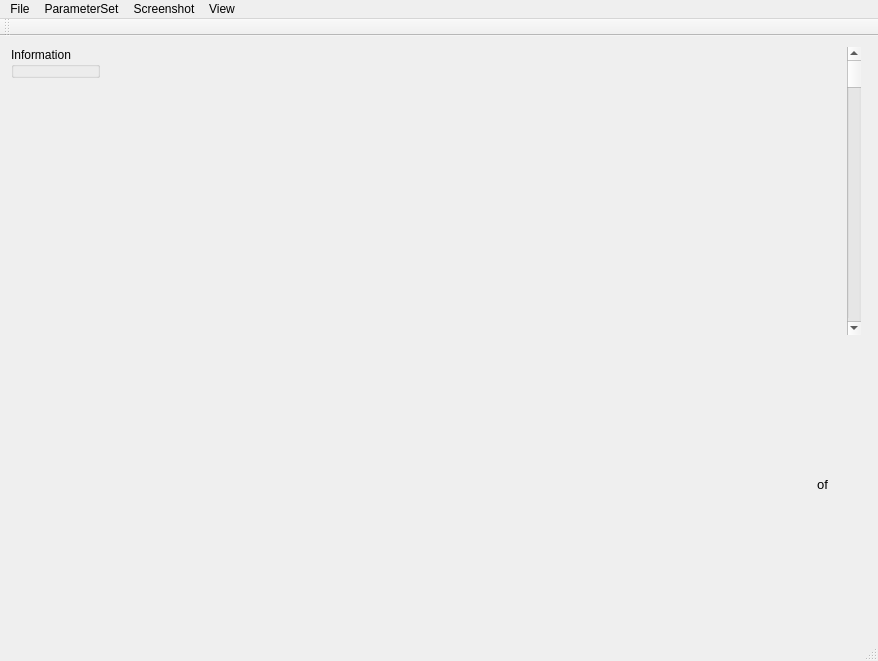
<?xml version="1.0" encoding="UTF-8"?>
<ui version="4.0">
 <class>ImageToSTL</class>
 <widget class="QMainWindow" name="ImageToSTL">
  <property name="geometry">
   <rect>
    <x>0</x>
    <y>0</y>
    <width>878</width>
    <height>661</height>
   </rect>
  </property>
  <property name="windowTitle">
   <string>ImageToSTL</string>
  </property>
  <widget class="QWidget" name="centralWidget">
   <layout class="QHBoxLayout" name="horizontalLayout">
    <item>
     <layout class="QGridLayout" name="gridLayout_3">
      <item row="0" column="0">
       <widget class="QGroupBox" name="groupBox">
        <property name="enabled">
         <bool>true</bool>
        </property>
        <property name="title">
         <string>Information</string>
        </property>
        <widget class="QLabel" name="label_2">
         <property name="geometry">
          <rect>
           <x>10</x>
           <y>30</y>
           <width>181</width>
           <height>16</height>
          </rect>
         </property>
         <property name="text">
          <string>Cursor position(x,y,z):</string>
         </property>
        </widget>
        <widget class="QLabel" name="labelXCoordinate">
         <property name="geometry">
          <rect>
           <x>10</x>
           <y>50</y>
           <width>41</width>
           <height>21</height>
          </rect>
         </property>
         <property name="frameShape">
          <enum>QFrame::Box</enum>
         </property>
         <property name="frameShadow">
          <enum>QFrame::Sunken</enum>
         </property>
         <property name="text">
          <string/>
         </property>
        </widget>
        <widget class="QLabel" name="labelZCoordinate">
         <property name="geometry">
          <rect>
           <x>110</x>
           <y>50</y>
           <width>41</width>
           <height>21</height>
          </rect>
         </property>
         <property name="frameShape">
          <enum>QFrame::Box</enum>
         </property>
         <property name="frameShadow">
          <enum>QFrame::Sunken</enum>
         </property>
         <property name="text">
          <string/>
         </property>
        </widget>
        <widget class="QLabel" name="labelYCoordinate">
         <property name="geometry">
          <rect>
           <x>60</x>
           <y>50</y>
           <width>41</width>
           <height>21</height>
          </rect>
         </property>
         <property name="frameShape">
          <enum>QFrame::Box</enum>
         </property>
         <property name="frameShadow">
          <enum>QFrame::Sunken</enum>
         </property>
         <property name="text">
          <string/>
         </property>
        </widget>
        <widget class="QLabel" name="label_3">
         <property name="geometry">
          <rect>
           <x>10</x>
           <y>80</y>
           <width>191</width>
           <height>21</height>
          </rect>
         </property>
         <property name="text">
          <string>Intensity under cursor:</string>
         </property>
        </widget>
        <widget class="QLabel" name="label_4">
         <property name="geometry">
          <rect>
           <x>10</x>
           <y>100</y>
           <width>85</width>
           <height>21</height>
          </rect>
         </property>
         <property name="frameShape">
          <enum>QFrame::Box</enum>
         </property>
         <property name="frameShadow">
          <enum>QFrame::Sunken</enum>
         </property>
         <property name="text">
          <string>&lt;html&gt;&lt;head/&gt;&lt;body&gt;&lt;p align=&quot;center&quot;&gt;Layer&lt;/p&gt;&lt;/body&gt;&lt;/html&gt;</string>
         </property>
        </widget>
        <widget class="QLabel" name="labelImageName">
         <property name="geometry">
          <rect>
           <x>10</x>
           <y>120</y>
           <width>85</width>
           <height>21</height>
          </rect>
         </property>
         <property name="frameShape">
          <enum>QFrame::Box</enum>
         </property>
         <property name="frameShadow">
          <enum>QFrame::Sunken</enum>
         </property>
         <property name="text">
          <string/>
         </property>
        </widget>
        <widget class="QLabel" name="label_5">
         <property name="geometry">
          <rect>
           <x>94</x>
           <y>100</y>
           <width>85</width>
           <height>21</height>
          </rect>
         </property>
         <property name="frameShape">
          <enum>QFrame::Box</enum>
         </property>
         <property name="frameShadow">
          <enum>QFrame::Sunken</enum>
         </property>
         <property name="text">
          <string>&lt;html&gt;&lt;head/&gt;&lt;body&gt;&lt;p align=&quot;center&quot;&gt;Intensity&lt;/p&gt;&lt;/body&gt;&lt;/html&gt;</string>
         </property>
        </widget>
        <widget class="QLabel" name="labelImageIntensity">
         <property name="geometry">
          <rect>
           <x>94</x>
           <y>120</y>
           <width>85</width>
           <height>21</height>
          </rect>
         </property>
         <property name="frameShape">
          <enum>QFrame::Box</enum>
         </property>
         <property name="frameShadow">
          <enum>QFrame::Sunken</enum>
         </property>
         <property name="text">
          <string/>
         </property>
        </widget>
        <widget class="QLabel" name="label_6">
         <property name="geometry">
          <rect>
           <x>10</x>
           <y>160</y>
           <width>60</width>
           <height>21</height>
          </rect>
         </property>
         <property name="text">
          <string>Level:</string>
         </property>
        </widget>
        <widget class="QLabel" name="label_7">
         <property name="geometry">
          <rect>
           <x>10</x>
           <y>185</y>
           <width>60</width>
           <height>21</height>
          </rect>
         </property>
         <property name="text">
          <string>Window:</string>
         </property>
        </widget>
        <widget class="QDoubleSpinBox" name="lineEditSourceImageLevel">
         <property name="geometry">
          <rect>
           <x>70</x>
           <y>160</y>
           <width>85</width>
           <height>21</height>
          </rect>
         </property>
         <property name="minimum">
          <double>-66000.000000000000000</double>
         </property>
         <property name="maximum">
          <double>66000.000000000000000</double>
         </property>
         <property name="singleStep">
          <double>10.000000000000000</double>
         </property>
        </widget>
        <widget class="QDoubleSpinBox" name="lineEditSourceImageWindow">
         <property name="geometry">
          <rect>
           <x>70</x>
           <y>185</y>
           <width>84</width>
           <height>21</height>
          </rect>
         </property>
         <property name="minimum">
          <double>-66000.000000000000000</double>
         </property>
         <property name="maximum">
          <double>66000.000000000000000</double>
         </property>
         <property name="singleStep">
          <double>10.000000000000000</double>
         </property>
        </widget>
       </widget>
      </item>
      <item row="1" column="0">
       <spacer name="verticalSpacer">
        <property name="orientation">
         <enum>Qt::Vertical</enum>
        </property>
        <property name="sizeHint" stdset="0">
         <size>
          <width>20</width>
          <height>40</height>
         </size>
        </property>
       </spacer>
      </item>
     </layout>
    </item>
    <item>
     <layout class="QGridLayout" name="gridLayout">
      <item row="0" column="1">
       <widget class="QScrollBar" name="sliceSourceImagePosition">
        <property name="enabled">
         <bool>true</bool>
        </property>
        <property name="toolTip">
         <string>Slice selection</string>
        </property>
        <property name="orientation">
         <enum>Qt::Vertical</enum>
        </property>
       </widget>
      </item>
      <item row="0" column="0">
       <widget class="QVTKWidget" name="qvtkWidgetDisplaySourceImage"/>
      </item>
      <item row="0" column="2">
       <widget class="QVTKWidget" name="qvtkWidgetPolyData"/>
      </item>
      <item row="1" column="0">
       <layout class="QGridLayout" name="gridLayout_2">
        <item row="0" column="2">
         <widget class="QLabel" name="divideLineLabel1">
          <property name="text">
           <string>&lt;html&gt;&lt;head/&gt;&lt;body&gt;&lt;p align=&quot;center&quot;&gt;&lt;span style=&quot; font-size:10pt;&quot;&gt;of&lt;/span&gt;&lt;/p&gt;&lt;/body&gt;&lt;/html&gt;</string>
          </property>
         </widget>
        </item>
        <item row="0" column="1">
         <widget class="QLabel" name="labelSourceImageSliceNum">
          <property name="text">
           <string/>
          </property>
         </widget>
        </item>
        <item row="0" column="3">
         <widget class="QLabel" name="labelSourceImageSliceTotal">
          <property name="text">
           <string/>
          </property>
         </widget>
        </item>
        <item row="0" column="0">
         <spacer name="horizontalSpacer">
          <property name="orientation">
           <enum>Qt::Horizontal</enum>
          </property>
          <property name="sizeHint" stdset="0">
           <size>
            <width>40</width>
            <height>20</height>
           </size>
          </property>
         </spacer>
        </item>
       </layout>
      </item>
     </layout>
    </item>
   </layout>
  </widget>
  <widget class="QMenuBar" name="menuBar">
   <property name="geometry">
    <rect>
     <x>0</x>
     <y>0</y>
     <width>878</width>
     <height>26</height>
    </rect>
   </property>
   <widget class="QMenu" name="menuFile">
    <property name="title">
     <string>File</string>
    </property>
    <addaction name="actionOpenImage"/>
    <addaction name="separator"/>
    <addaction name="actionSavePly"/>
    <addaction name="actionSaveSTL"/>
    <addaction name="separator"/>
    <addaction name="actionQuit"/>
   </widget>
   <widget class="QMenu" name="menuParameterSet">
    <property name="title">
     <string>ParameterSet</string>
    </property>
    <addaction name="actionSTLSet"/>
   </widget>
   <widget class="QMenu" name="menuScreenshot">
    <property name="title">
     <string>Screenshot</string>
    </property>
    <addaction name="actionScreenshotLeft"/>
    <addaction name="actionScreenshotRight"/>
   </widget>
   <widget class="QMenu" name="menuView">
    <property name="title">
     <string>View</string>
    </property>
    <addaction name="actionDisplayPly"/>
   </widget>
   <addaction name="menuFile"/>
   <addaction name="menuParameterSet"/>
   <addaction name="menuScreenshot"/>
   <addaction name="menuView"/>
  </widget>
  <widget class="QToolBar" name="mainToolBar">
   <attribute name="toolBarArea">
    <enum>TopToolBarArea</enum>
   </attribute>
   <attribute name="toolBarBreak">
    <bool>false</bool>
   </attribute>
  </widget>
  <widget class="QStatusBar" name="statusBar"/>
  <action name="actionOpenImage">
   <property name="text">
    <string>OpenImage</string>
   </property>
  </action>
  <action name="actionSaveSTL">
   <property name="text">
    <string>SaveSTL</string>
   </property>
  </action>
  <action name="actionSTLSet">
   <property name="text">
    <string>STLSet</string>
   </property>
  </action>
  <action name="actionQuit">
   <property name="text">
    <string>Quit</string>
   </property>
  </action>
  <action name="actionScreenshotLeft">
   <property name="text">
    <string>ScreenshotLeft</string>
   </property>
  </action>
  <action name="actionScreenshotRight">
   <property name="text">
    <string>ScreenshotRight</string>
   </property>
  </action>
  <action name="actionDisplayPly">
   <property name="text">
    <string>DisplayPly</string>
   </property>
  </action>
  <action name="actionSavePly">
   <property name="text">
    <string>SavePly</string>
   </property>
  </action>
 </widget>
 <layoutdefault spacing="6" margin="11"/>
 <customwidgets>
  <customwidget>
   <class>QVTKWidget</class>
   <extends>QWidget</extends>
   <header>QVTKWidget.h</header>
  </customwidget>
 </customwidgets>
 <resources>
  <include location="ImageToSTL.qrc"/>
 </resources>
 <connections>
  <connection>
   <sender>actionQuit</sender>
   <signal>triggered()</signal>
   <receiver>ImageToSTL</receiver>
   <slot>close()</slot>
   <hints>
    <hint type="sourcelabel">
     <x>-1</x>
     <y>-1</y>
    </hint>
    <hint type="destinationlabel">
     <x>353</x>
     <y>50</y>
    </hint>
   </hints>
  </connection>
  <connection>
   <sender>actionOpenImage</sender>
   <signal>triggered()</signal>
   <receiver>ImageToSTL</receiver>
   <slot>openSourceImageSlot()</slot>
   <hints>
    <hint type="sourcelabel">
     <x>-1</x>
     <y>-1</y>
    </hint>
    <hint type="destinationlabel">
     <x>456</x>
     <y>54</y>
    </hint>
   </hints>
  </connection>
  <connection>
   <sender>sliceSourceImagePosition</sender>
   <signal>valueChanged(int)</signal>
   <receiver>ImageToSTL</receiver>
   <slot>setSourceImageSliceSlot(int)</slot>
   <hints>
    <hint type="sourcelabel">
     <x>415</x>
     <y>115</y>
    </hint>
    <hint type="destinationlabel">
     <x>709</x>
     <y>345</y>
    </hint>
   </hints>
  </connection>
  <connection>
   <sender>lineEditSourceImageLevel</sender>
   <signal>valueChanged(double)</signal>
   <receiver>ImageToSTL</receiver>
   <slot>setSourceImageLevel()</slot>
   <hints>
    <hint type="sourcelabel">
     <x>141</x>
     <y>225</y>
    </hint>
    <hint type="destinationlabel">
     <x>243</x>
     <y>303</y>
    </hint>
   </hints>
  </connection>
  <connection>
   <sender>lineEditSourceImageWindow</sender>
   <signal>valueChanged(double)</signal>
   <receiver>ImageToSTL</receiver>
   <slot>setSourceImageWindow()</slot>
   <hints>
    <hint type="sourcelabel">
     <x>119</x>
     <y>247</y>
    </hint>
    <hint type="destinationlabel">
     <x>133</x>
     <y>348</y>
    </hint>
   </hints>
  </connection>
 </connections>
 <slots>
  <slot>openSourceImageSlot()</slot>
  <slot>setSourceImageSliceSlot(int)</slot>
  <slot>setSourceImageLevel()</slot>
  <slot>setSourceImageWindow()</slot>
 </slots>
</ui>
